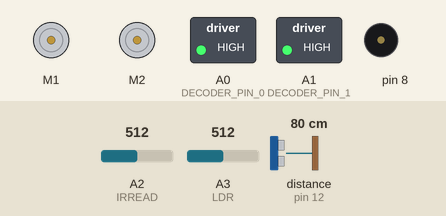
This sketch was run on a simulated Arduino Uno, built with avr-gcc and run on an emulated ATmega328P. On the bench: 2 × DC motor (green arrow = forward, orange = backward, longer = faster), switched loads named in the sketch (green lamp = pin HIGH), buzzer (waves = sounding). Wiring (inferred from the names in the program): ultrasonic range finder: trigger pin 12; echo pin 12. The test bench sets the inputs (shaded band); at power-on: distance to the obstacle (sensor on pin 12) 80 cm, A2 (IRREAD) = 512, A3 (LDR) = 512. The echo pulse lasts 58.3 µs per cm.

Above: at 1.2 s.
1.3 s: distance to the obstacle (sensor on pin 12) set to 2 cm
At 4.1 s:
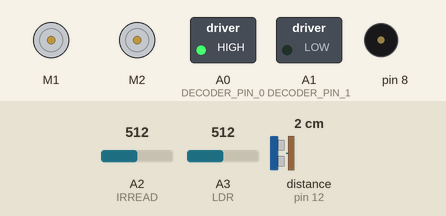
4.8 s: A2 (IRREAD) set to 716
At 6.1 s:
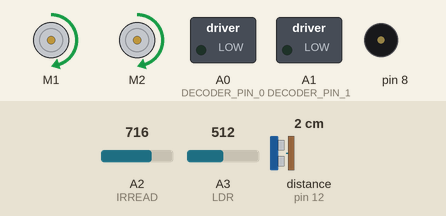
11.4 s: A3 (LDR) set to 716
14.9 s: A3 (LDR) set to 900
At 17.4 s:
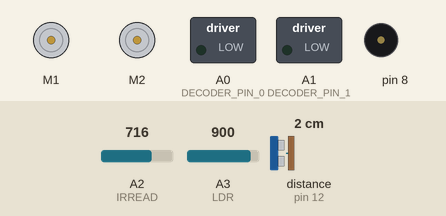
Timing chart, 0 to 20.1 s (numbered marks = the images above; inputs shaded):
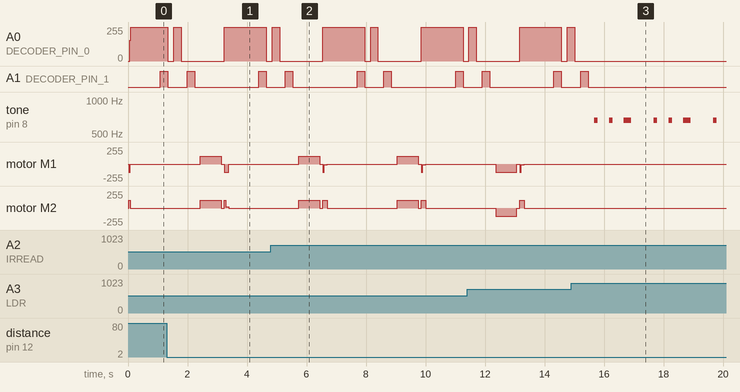

The sketch:

final.ino
```cpp
#include <MeMCore.h>

MeDCMotor leftMotor(M1); // assigning leftMotor to port M1
MeDCMotor rightMotor(M2); // assigning RightMotor to port M2
#define TURNING_TIME_MS 700 // The time duration (ms) for turning
#define NUDGE_TURNING_TIME_MS 100 // The time duration for turning slightly
#define DECODER_PIN_0 A0
#define motorSpeed 120
#define DECODER_PIN_1 A1
#define IRREAD A2
#define ULTRASONIC 12
#define TIMEOUT 2000 // max microseconds for ultrasonic to wait
#define SPEED_OF_SOUND 340

MeBuzzer buzzer;
MeLineFollower lineFinder(PORT_2);
// Define time delay before the next RGB colour turns ON to allow LDR to stabilize
#define RGBWait 200 //in milliseconds
// Define time delay before taking another LDR reading
#define LDRWait 10 //in milliseconds
#define LDR A3 //LDR sensor pin at A0
#define LED 13 //Check Indicator to signal Calibration Completed
// Define colour sensor LED pins
int ledArray[] = {0,1,2};
int side =-1;
//placeholders for colour detected
int red = 0;
int green = 0;
int blue = 0;
int ambIR;
//floats to hold colour arrays
float colourArray[] = {0,0,0};
float whiteArray[] = {712.00, 894.00, 819.00};
float blackArray[] = {580.00, 710.00, 540.00};
float greyDiff[] = {137.00, 178.00, 283.00};
char colourStr[3][5] = {"R = ", "G = ", "B = "};

int calibratedColorArray[6][3] = {
  {234.0, 97.0, 93.0}, // red = 0
  {104.0, 239.0, 251.0}, // light blue = 1
  {100.0, 247.0, 177}, // green = 2
  {268, 183, 122}, // orange = 3
  {260, 236, 229}, // pink = 4
  {249, 262, 253}, // white = 5
};


void celebrate() {
  int melody[] = {
  // E4, E4, E4, E4, E4, E4, E4, G4, C4, D4, E4
  660, 660, 660, 660, 660, 660, 660, 784, 523, 587, 660,
  // F4, F4, F4, F4, F4, E4, E4, E4, E4, D4, D4, E4, D4, G4
  698, 698, 698, 698, 698, 660, 660, 660, 660, 587, 587, 660, 587, 784
  };
  int duration[] = {
  250, 250, 500, 250, 250, 500, 250, 250, 250, 250, 500,
  250, 250, 250, 250, 250, 250, 250, 125, 125, 250, 250, 500, 500
  };

  int songlength = sizeof(melody) / sizeof(int);
  for (int i = 0; i < songlength; i++) {
    buzzer.tone(melody[i], duration[i]/2);
    int pause = 1.5 * duration[i];
    delay(pause);
  }
  buzzer.noTone();
}
void stopMotor(int duration) { // stop for fixed time period
  leftMotor.stop();
  rightMotor.stop();
  delay(duration);
}
void moveForwardFixDuration(int duration, int speed) { // moving forward with custom speed and duration
  leftMotor.run(-speed);
  rightMotor.run(speed);
  delay(duration);
  leftMotor.stop();
  rightMotor.stop();
}
void moveForward() { // keeps moving forward
  leftMotor.run(-motorSpeed);
  rightMotor.run(motorSpeed);
}
void turnRight() {
  leftMotor.run(-motorSpeed); // Positive: wheel turns clockwise
  rightMotor.run(-motorSpeed); // Positive: wheel turns clockwise
  delay(TURNING_TIME_MS); // Keep turning left for this time duration

  leftMotor.stop(); // Stop left motor
  rightMotor.stop(); // Stop right motor
  delay(100); // Stop for 100 ms
}
void turnLeft() {
  leftMotor.run(motorSpeed);
  rightMotor.run(motorSpeed);
  delay(TURNING_TIME_MS);

  leftMotor.stop(); // Stop left motor
  rightMotor.stop(); // Stop right motor
  delay(100); // Stop for 100 ms
}
void uTurn(int side) { //1 if left, -1 if right
  leftMotor.run(-255 *side);
  rightMotor.run(-255*side);
  delay(600);
  leftMotor.stop(); // Stop left motor
  rightMotor.stop(); // Stop right motor
}
void doubleLeftTurn() {
  leftMotor.run(motorSpeed);
  rightMotor.run(motorSpeed);
  delay(TURNING_TIME_MS);

  moveForwardFixDuration(660, 255);

  leftMotor.run(motorSpeed);
  rightMotor.run(motorSpeed);
  delay(TURNING_TIME_MS);

  leftMotor.stop(); // Stop left motor
  rightMotor.stop(); // Stop right motor
}
void doubleRightTurn() {
  leftMotor.run(-motorSpeed);
  rightMotor.run(-motorSpeed);
  delay(TURNING_TIME_MS);

  moveForwardFixDuration(700, 255);

  leftMotor.run(-motorSpeed);
  rightMotor.run(-motorSpeed);
  delay(TURNING_TIME_MS - 20);

  leftMotor.stop(); // Stop left motor
  rightMotor.stop(); // Stop right motor
}
void nudgeLeft() {
  int slowerSpeed = 10; // motor speed constant


  leftMotor.run(-slowerSpeed);
  rightMotor.run(motorSpeed);
  delay(NUDGE_TURNING_TIME_MS);


 //  Serial.println("nudgeleft");

}
void nudgeRight() {
  int slowerSpeed = 20;


  leftMotor.run(-motorSpeed);
  rightMotor.run(slowerSpeed);
  delay(NUDGE_TURNING_TIME_MS);


  // Serial.println("nudgeright");

}
void shineIR() { // activate the IR emitter
  digitalWrite(DECODER_PIN_0, LOW);
  digitalWrite(DECODER_PIN_1, LOW);
  delay(300);
  digitalWrite(DECODER_PIN_0, HIGH);
}

int readIR() {
  // digitalWrite(DECODER_PIN_0, HIGH);
  // delay(2);// turning off the IR emitter to read ambient IR value
  // int VOUT= analogRead(IRREAD);
  digitalWrite(DECODER_PIN_0, LOW);
  digitalWrite(DECODER_PIN_1, LOW);
  delay(5); // turning the IR emitter back on to read actual IR value
  int VOUT = analogRead(IRREAD);
  //VOUT -= analogRead(IRREAD); // use the ambient IR
  //Serial.print("IR reading = ");
  //Serial.println(VOUT);
  digitalWrite(DECODER_PIN_0, HIGH);
  return VOUT;

}


void shineLED(int color) {
  if (color == 0) { // red
    digitalWrite(DECODER_PIN_0, HIGH);
    digitalWrite(DECODER_PIN_1, HIGH);
    //Serial.println("Red LED on");
    return;
  } else if (color == 1) { // green
    digitalWrite(DECODER_PIN_0, HIGH);
    digitalWrite(DECODER_PIN_1, LOW);
    //Serial.println("Green LED on");
    return;
  } else if (color == 2) { // blue
    digitalWrite(DECODER_PIN_0, LOW);
    digitalWrite(DECODER_PIN_1, HIGH);
    //Serial.println("Blue LED on");
    return;
  } else {
    // Serial.println("Wrong color passed in to shine, abort and nothing will light up.");
  }
}

void turnOffLED () {
  digitalWrite(DECODER_PIN_0, LOW);
  digitalWrite(DECODER_PIN_1, LOW);
  return;
}

int getAvgReading(int times){ //find the average reading for the requested number of times of scanning LDR
  int reading;
  int total =0;
  //take the reading as many times as requested and add them up
  for(int i = 0;i < times;i++){
    reading = analogRead(LDR);
    total = reading + total;
    delay(LDRWait);
  }

  return total/times; //calculate the average and return it
}

void setBalance(){ // same function from studio
  // Serial.println("Put White Sample For Calibration ...");
  delay(5000);

  for(int i = 0;i<=2;i++){
    shineLED(i);
    delay(RGBWait);
    whiteArray[i] = getAvgReading(5);
    turnOffLED();
    delay(RGBWait);
  }
  // Serial.println("Now white array.");
  // Serial.println(whiteArray[0]);
  // Serial.println(whiteArray[1]);
  // Serial.println(whiteArray[2]);

  // Serial.println("Put Black Sample For Calibration ...");
  delay(5000);
  for(int i = 0;i<=2;i++){
    shineLED(i);
    delay(RGBWait);
    blackArray[i] = getAvgReading(5);
    turnOffLED();

    delay(RGBWait);
    greyDiff[i] = whiteArray[i] - blackArray[i];
  }
  // following printing are for calibration reading array value
  // Serial.println("Now black array.");
  // Serial.println(blackArray[0]);
  // Serial.println(blackArray[1]);
  // Serial.println(blackArray[2]);
  // Serial.println("Now grey array.");
  // Serial.println(greyDiff[0]);
  // Serial.println(greyDiff[1]);
  // Serial.println(greyDiff[2]);
  // //delay another 5 seconds for getting ready colour objects
  // Serial.println("Colour Sensor Is Ready.");
  delay(5000);
}

int readUltrasonic() {
  int distance = -1;

  pinMode(ULTRASONIC, OUTPUT);
  digitalWrite(ULTRASONIC, LOW);
  delayMicroseconds(2);
  digitalWrite(ULTRASONIC, HIGH);
  delayMicroseconds(20);
  digitalWrite(ULTRASONIC, LOW);
  pinMode(ULTRASONIC, INPUT);
  long duration = pulseIn(ULTRASONIC, HIGH, TIMEOUT);
  if (duration > 0) {
  // Serial.print("distance(cm) = ");
  distance = duration / 2.0 / 1000000 * SPEED_OF_SOUND * 100;
  // Serial.println(distance);
  }
  else {
  // Serial.println("out of range");
  distance = 50;
  }
  delay(50);

  return distance;
}


void setupColorSensor(){
  setBalance(); //calibration
  // Serial.println("Calibration done");
}

int detectColor(){
  //turn on one colour at a time and LDR reads 5 times
  for(int c = 0;c<=2;c++){
    // Serial.print(colourStr[c]);
    shineLED(ledArray[c]);
    delay(RGBWait);
    //get the average of 5 consecutive readings for the current colour and return an
    // average
    colourArray[c] = getAvgReading(5);
    // Serial.println(colourArray[c]);
    colourArray[c] = (colourArray[c] - blackArray[c])/(greyDiff[c])*255;
    turnOffLED();
    delay(RGBWait);

    // Serial.println(int(colourArray[c])); //show the value for the current colour
    // LED, which corresponds to either the R, G or B of the RGB code
  }

  double minDiff = 32767; // smallest int value
  int color = -1;

  double diff[6];

  for (int i = 0; i < 6; i++) {
    diff[i] = abs(colourArray[0] - calibratedColorArray[i][0]) + abs(colourArray[1] - calibratedColorArray[i][1]) + abs(colourArray[2] - calibratedColorArray[i][2]);
  }

  for (int j = 0; j < 6; j++) {
    if (minDiff == diff[j]) {
      // Serial.println("Unfortunately, we cannot differentiate this color between two colors ");
      // Serial.println(j);
    }
    if (minDiff > diff[j]) {
      minDiff = diff[j];
      color = j;
    }

  }
  return color;
}


void setup()
{
  pinMode(A0, OUTPUT); // Red LED
  pinMode(A1, OUTPUT); // Green LED
  pinMode(A2, INPUT); // IR
  pinMode(A3, INPUT); // Color sensor is set to input to read
  pinMode(IRREAD, INPUT);
  // Serial.begin(9600);
  ambIR =0;
  for (int i =0; i<5 ;i++){
    ambIR += readIR();
  }
  ambIR = ambIR/ 5;

  // setupColorSensor();
  // detectColor();
}

void loop()
{
  moveForward();
  // closer to wall, IR increase
  int IRreading = readIR();
  int Ultrasonicreading = readUltrasonic();
  const int IR_TOO_CLOSE = ambIR + 85;  // IR very close to wall
  const int IR_NO_WALL_MARGIN = ambIR + 60;   // roughly ambient

  const int US_TOO_CLOSE = 8;
  const int US_NO_WALL = 45;


  bool rightWallClose = (IRreading > IR_TOO_CLOSE);
  bool leftWallClose = (Ultrasonicreading > 0 && Ultrasonicreading < US_TOO_CLOSE);
  bool leftWallGone = (Ultrasonicreading >= US_NO_WALL || Ultrasonicreading <= 0);
  bool rightWallGone = (IRreading < IR_NO_WALL_MARGIN);


  if (leftWallGone && rightWallGone) {
      moveForward();
  }

  else if (rightWallClose && !leftWallClose) {
      nudgeLeft();
  }
  else if (leftWallClose && !rightWallClose) {
      nudgeRight();
  }
  else {
      if (rightWallClose) {
          nudgeLeft();
      } else if (leftWallClose) {
          nudgeRight();
      } else {
          moveForward();
      }
  }


  int sensorState = lineFinder.readSensors();
  if (sensorState == S1_IN_S2_OUT){
    leftMotor.stop();
    rightMotor.stop();
    delay(5);
    leftMotor.run(motorSpeed);
    rightMotor.run(motorSpeed);
    delay(100);
  }
  if (sensorState == S1_OUT_S2_IN){
    leftMotor.stop();
    rightMotor.stop();
    delay(5);
    leftMotor.run(-motorSpeed);
    rightMotor.run(-motorSpeed);
    delay(100);
  }
  if (sensorState == S1_IN_S2_IN) {
    leftMotor.stop();
    rightMotor.stop();
    delay(1000);
    int color=detectColor();
    // Serial.println(color);
    if (color==0) turnLeft();
    if (color==2) turnRight();
    if (color==3){
      if(Ultrasonicreading < 0 || IRreading > ambIR) side = -1;
      else if( Ultrasonicreading < 8 && Ultrasonicreading > 0) side = 1;
      uTurn(side);  //1 if left, -1 if right
    }
    if (color==4) doubleLeftTurn();
    if (color==1) doubleRightTurn();
    if (color==5)
    {
    leftMotor.stop(); // Stop left motor
    rightMotor.stop(); // Stop right motor
    celebrate();
    delay(999999);
    }

 }

}
```

Measured:
- after the input at 14.9 s, A0 (DECODER_PIN_0): goes on until 15.0 s, then stays 0/255; A1 (DECODER_PIN_1): goes on until 15.5 s, then stays LOW
